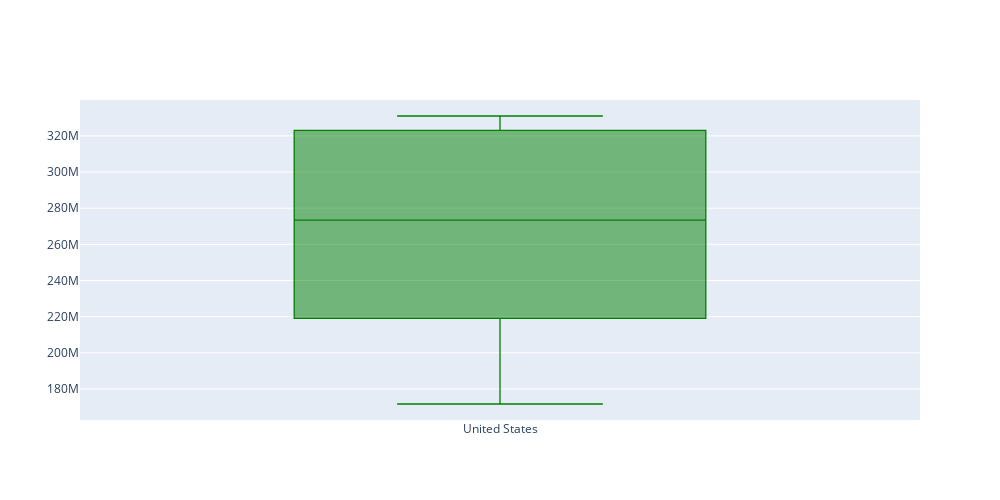

The notebook cell saved with this chart:
### Markdown cell above
## Boxplot

### Code cell
df_pivot['United States'].iplot(kind='box', color='green',
                                yTitle='Population',layout=layout1)

### Figure 1 — Plotly figure (JSON) as saved in the notebook; plotly's stock layout.template omitted (floating-point values rounded to 4 significant figures)
{"data": [{"boxpoints": false, "line": {"width": 1.3}, "marker": {"color": "rgba(0, 128, 0, 1.0)"}, "name": "United States", "orientation": "v", "type": "box", "y": [171685336, 186720571, 199733676, 209513341, 219081251, 229476354, 240499825, 252120309, 265163745, 281710909, 294993511, 309011475, 320878310, 323015995, 325084756, 327096265, 329064917, 331002651]}], "layout": {"height": 500, "width": 1000}}
